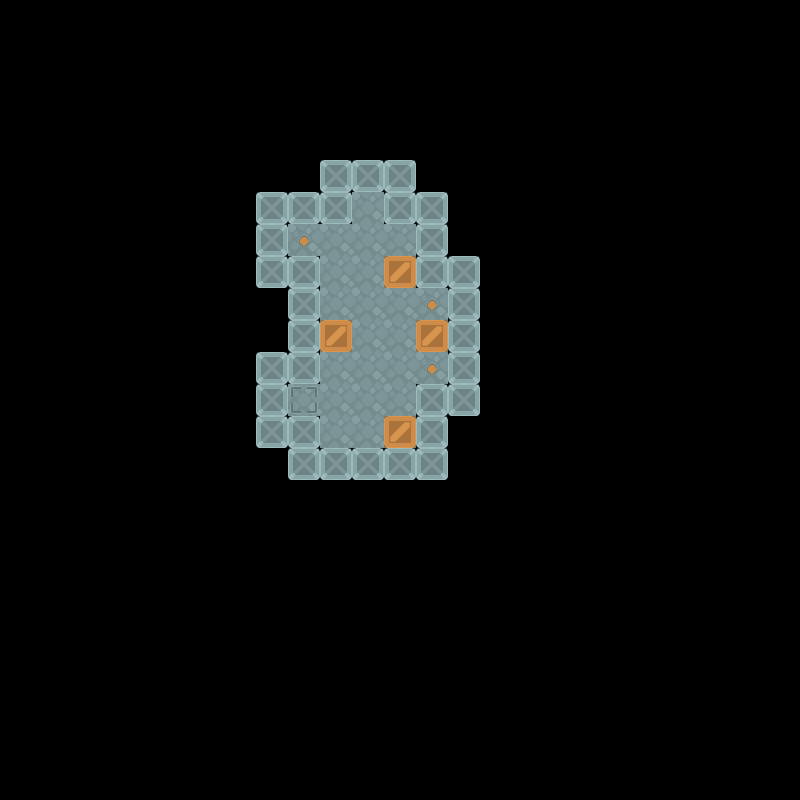

Below is a game level as drawn by its tile map, then a one-line description and the .tmx that defines it (tile-layer data replaced by summaries):
An orthogonal 25x25 tile map with 32x32 px tiles, 5 tile layers (background, goals, walls, boxes, ...).

<map version="1.4" tiledversion="1.4.1" orientation="orthogonal" renderorder="right-down" width="25" height="25" tilewidth="32" tileheight="32" infinite="0" nextlayerid="15" nextobjectid="2">
 <tileset firstgid="1" name="sokoban_tilesheet" tilewidth="32" tileheight="32" tilecount="104" columns="13">
  <image source="../images/Tilesheet/sokoban_tilesheet.png" width="416" height="256" />
 </tileset>
 <layer id="1" name="background" width="25" height="25">
  <data>[625 cells, 625 non-empty, 2 distinct tile ids]</data>
 </layer>
 <layer id="10" name="goals" width="25" height="25">
  <data>[625 cells, 3 non-empty, 1 distinct tile ids]</data>
 </layer>
 <layer id="2" name="walls" width="25" height="25">
  <data>[625 cells, 32 non-empty, 1 distinct tile ids]</data>
 </layer>
 <layer id="8" name="boxes" width="25" height="25">
  <data>[625 cells, 4 non-empty, 1 distinct tile ids]</data>
 </layer>
 <layer id="11" name="player-start" width="25" height="25">
  <data>[625 cells, 1 non-empty, 1 distinct tile ids]</data>
 </layer>
</map>
